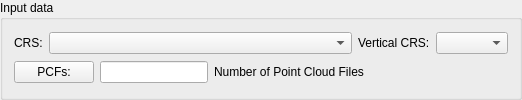
        <widget class="QGroupBox" name="groupBox_2">
         <property name="title">
          <string>Input data</string>
         </property>
         <layout class="QGridLayout" name="gridLayout_4">
          <item row="0" column="0" colspan="4">
           <layout class="QHBoxLayout" name="horizontalLayout_9">
            <item>
             <widget class="QLabel" name="addPCFsCrsLbel_2">
              <property name="minimumSize">
               <size>
                <width>0</width>
                <height>0</height>
               </size>
              </property>
              <property name="maximumSize">
               <size>
                <width>16777215</width>
                <height>16777215</height>
               </size>
              </property>
              <property name="text">
               <string>CRS:</string>
              </property>
             </widget>
            </item>
            <item>
             <widget class="QComboBox" name="ppToolsIPCFsHorizontalCRSsComboBox">
              <property name="sizePolicy">
               <sizepolicy hsizetype="Expanding" vsizetype="Fixed">
                <horstretch>0</horstretch>
                <verstretch>0</verstretch>
               </sizepolicy>
              </property>
             </widget>
            </item>
            <item>
             <widget class="QLabel" name="ppToolsIPCFsAltitudeLabel">
              <property name="sizePolicy">
               <sizepolicy hsizetype="Minimum" vsizetype="Preferred">
                <horstretch>0</horstretch>
                <verstretch>0</verstretch>
               </sizepolicy>
              </property>
              <property name="minimumSize">
               <size>
                <width>0</width>
                <height>0</height>
               </size>
              </property>
              <property name="maximumSize">
               <size>
                <width>16777215</width>
                <height>16777215</height>
               </size>
              </property>
              <property name="toolTip">
               <string>Ignored in this plugin version</string>
              </property>
              <property name="text">
               <string>Vertical CRS:</string>
              </property>
             </widget>
            </item>
            <item>
             <widget class="QComboBox" name="ppToolsIPCFsVerticalCRSsComboBox">
              <property name="minimumSize">
               <size>
                <width>0</width>
                <height>0</height>
               </size>
              </property>
              <property name="maximumSize">
               <size>
                <width>90</width>
                <height>16777215</height>
               </size>
              </property>
             </widget>
            </item>
           </layout>
          </item>
          <item row="1" column="0">
           <widget class="QPushButton" name="ppToolsSelectIPCFsPushButton">
            <property name="minimumSize">
             <size>
              <width>0</width>
              <height>0</height>
             </size>
            </property>
            <property name="maximumSize">
             <size>
              <width>16777215</width>
              <height>16777215</height>
             </size>
            </property>
            <property name="text">
             <string>PCFs:</string>
            </property>
           </widget>
          </item>
          <item row="1" column="1">
           <widget class="QLineEdit" name="ppToolsNumberOfIPCFsLineEdit">
            <property name="sizePolicy">
             <sizepolicy hsizetype="Minimum" vsizetype="Fixed">
              <horstretch>0</horstretch>
              <verstretch>0</verstretch>
             </sizepolicy>
            </property>
            <property name="minimumSize">
             <size>
              <width>0</width>
              <height>0</height>
             </size>
            </property>
            <property name="maximumSize">
             <size>
              <width>16777215</width>
              <height>16777215</height>
             </size>
            </property>
            <property name="readOnly">
             <bool>true</bool>
            </property>
           </widget>
          </item>
          <item row="1" column="2">
           <widget class="QLabel" name="label_7">
            <property name="minimumSize">
             <size>
              <width>140</width>
              <height>0</height>
             </size>
            </property>
            <property name="text">
             <string>Number of Point Cloud Files</string>
            </property>
           </widget>
          </item>
          <item row="1" column="3">
           <spacer name="horizontalSpacer_16">
            <property name="orientation">
             <enum>Qt::Horizontal</enum>
            </property>
            <property name="sizeHint" stdset="0">
             <size>
              <width>138</width>
              <height>20</height>
             </size>
            </property>
           </spacer>
          </item>
         </layout>
        </widget>
